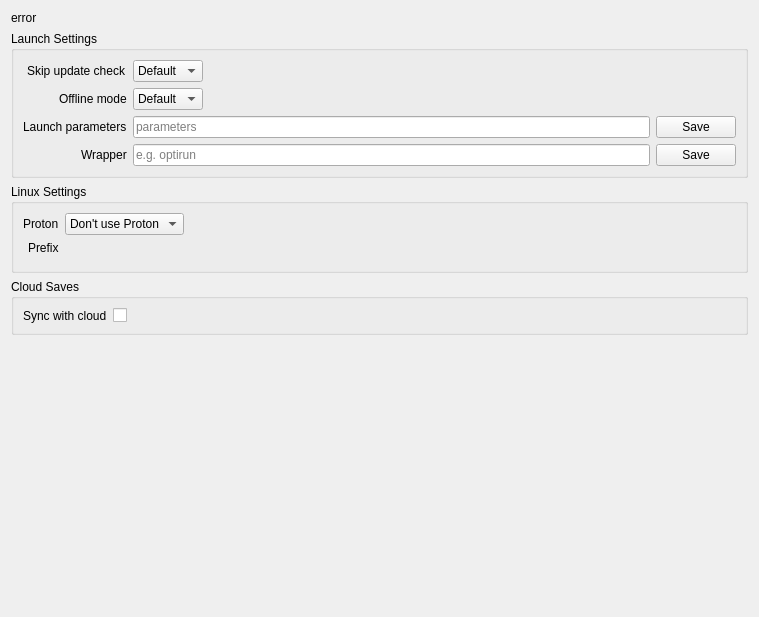
<?xml version="1.0" encoding="UTF-8"?>
<ui version="4.0">
 <class>GameSettings</class>
 <widget class="QWidget" name="GameSettings">
  <property name="geometry">
   <rect>
    <x>0</x>
    <y>0</y>
    <width>759</width>
    <height>617</height>
   </rect>
  </property>
  <property name="windowTitle">
   <string>GameSettings</string>
  </property>
  <layout class="QVBoxLayout" name="game_settings_layout">
   <item alignment="Qt::AlignTop">
    <widget class="QLabel" name="game_title">
     <property name="text">
      <string notr="true">error</string>
     </property>
     <property name="textInteractionFlags">
      <set>Qt::LinksAccessibleByMouse|Qt::TextSelectableByMouse</set>
     </property>
    </widget>
   </item>
   <item alignment="Qt::AlignTop">
    <widget class="QGroupBox" name="launch_settings_groupbox">
     <property name="title">
      <string>Launch Settings</string>
     </property>
     <layout class="QFormLayout" name="launch_settings_layout">
      <property name="labelAlignment">
       <set>Qt::AlignRight|Qt::AlignTrailing|Qt::AlignVCenter</set>
      </property>
      <item row="0" column="0">
       <widget class="QLabel" name="skip_update_label">
        <property name="text">
         <string>Skip update check</string>
        </property>
       </widget>
      </item>
      <item row="0" column="1">
       <widget class="QComboBox" name="skip_update">
        <property name="sizePolicy">
         <sizepolicy hsizetype="Maximum" vsizetype="Fixed">
          <horstretch>0</horstretch>
          <verstretch>0</verstretch>
         </sizepolicy>
        </property>
        <item>
         <property name="text">
          <string>Default</string>
         </property>
        </item>
        <item>
         <property name="text">
          <string>Yes</string>
         </property>
        </item>
        <item>
         <property name="text">
          <string>No</string>
         </property>
        </item>
       </widget>
      </item>
      <item row="1" column="0">
       <widget class="QLabel" name="offline_label">
        <property name="text">
         <string>Offline mode</string>
        </property>
       </widget>
      </item>
      <item row="1" column="1">
       <widget class="QComboBox" name="offline">
        <property name="sizePolicy">
         <sizepolicy hsizetype="Maximum" vsizetype="Fixed">
          <horstretch>0</horstretch>
          <verstretch>0</verstretch>
         </sizepolicy>
        </property>
        <item>
         <property name="text">
          <string>Default</string>
         </property>
        </item>
        <item>
         <property name="text">
          <string>Yes</string>
         </property>
        </item>
        <item>
         <property name="text">
          <string>No</string>
         </property>
        </item>
       </widget>
      </item>
      <item row="2" column="0">
       <widget class="QLabel" name="launch_params_label">
        <property name="text">
         <string>Launch parameters</string>
        </property>
       </widget>
      </item>
      <item row="2" column="1">
          <widget class="QWidget" name="launch_params_widget" native="true">
              <layout class="QHBoxLayout" name="launch_params_layout">
                  <property name="leftMargin">
                      <number>0</number>
                  </property>
                  <property name="topMargin">
                      <number>0</number>
                  </property>
                  <property name="rightMargin">
                      <number>0</number>
         </property>
         <property name="bottomMargin">
          <number>0</number>
         </property>
         <item>
          <widget class="QLineEdit" name="launch_params">
           <property name="minimumSize">
            <size>
             <width>400</width>
             <height>0</height>
            </size>
           </property>
           <property name="placeholderText">
            <string>parameters</string>
           </property>
          </widget>
         </item>
         <item>
          <widget class="QPushButton" name="launch_params_button">
           <property name="text">
            <string>Save</string>
           </property>
          </widget>
         </item>
        </layout>
       </widget>
      </item>
         <item row="3" column="0">
             <widget class="QLabel" name="wrapper_label">
                 <property name="text">
                     <string>Wrapper</string>
                 </property>
             </widget>
         </item>
         <item row="3" column="1">
             <widget class="QWidget" name="wrapper_widget" native="true">
                 <layout class="QHBoxLayout" name="wrapper_layout">
                     <property name="leftMargin">
                         <number>0</number>
                     </property>
                     <property name="topMargin">
                         <number>0</number>
                     </property>
                     <property name="rightMargin">
                         <number>0</number>
         </property>
         <property name="bottomMargin">
          <number>0</number>
         </property>
         <item>
          <widget class="QLineEdit" name="wrapper">
           <property name="minimumSize">
            <size>
             <width>400</width>
             <height>0</height>
            </size>
           </property>
           <property name="placeholderText">
            <string>e.g. optirun</string>
           </property>
          </widget>
         </item>
         <item>
          <widget class="QPushButton" name="wrapper_button">
           <property name="text">
            <string>Save</string>
           </property>
          </widget>
         </item>
        </layout>
       </widget>
      </item>
     </layout>
    </widget>
   </item>
   <item alignment="Qt::AlignTop">
    <widget class="QGroupBox" name="proton_groupbox">
     <property name="title">
      <string>Linux Settings</string>
     </property>
     <layout class="QFormLayout" name="proton_layout">
      <property name="labelAlignment">
       <set>Qt::AlignRight|Qt::AlignTrailing|Qt::AlignVCenter</set>
      </property>
      <item row="1" column="0">
       <widget class="QLabel" name="proton_wrapper_label">
        <property name="text">
         <string>Proton</string>
        </property>
       </widget>
      </item>
      <item row="1" column="1">
       <widget class="QComboBox" name="proton_wrapper">
        <property name="sizePolicy">
         <sizepolicy hsizetype="Maximum" vsizetype="Fixed">
          <horstretch>0</horstretch>
          <verstretch>0</verstretch>
         </sizepolicy>
        </property>
        <item>
         <property name="text">
          <string>Don't use Proton</string>
         </property>
        </item>
       </widget>
      </item>
      <item row="2" column="0">
       <widget class="QLabel" name="proton_prefix_label">
        <property name="text">
         <string>Prefix</string>
        </property>
       </widget>
      </item>
      <item row="2" column="1">
       <layout class="QVBoxLayout" name="proton_prefix_layout"/>
      </item>
      <item row="3" column="0" colspan="2">
          <layout class="QVBoxLayout" name="linux_layout">
              <property name="spacing">
                  <number>0</number>
              </property>
          </layout>
      </item>
     </layout>
    </widget>
   </item>
      <item>
          <widget class="QGroupBox" name="cloud_gb">
              <property name="title">
                  <string>Cloud Saves</string>
              </property>
              <layout class="QFormLayout" name="formLayout">
                  <item row="0" column="0">
                      <widget class="QLabel" name="cloud_sync_label">
                          <property name="text">
                              <string>Sync with cloud</string>
                          </property>
                      </widget>
                  </item>
                  <item row="0" column="1">
                      <widget class="QCheckBox" name="cloud_sync">
                          <property name="text">
                              <string notr="true"/>
                          </property>
                      </widget>
                  </item>
              </layout>
          </widget>
      </item>
      <item>
          <spacer name="game_settings_vspacer">
              <property name="orientation">
                  <enum>Qt::Vertical</enum>
              </property>
              <property name="sizeHint" stdset="0">
                  <size>
                      <width>20</width>
                      <height>40</height>
                  </size>
              </property>
          </spacer>
      </item>
  </layout>
 </widget>
 <resources/>
 <connections/>
</ui>
